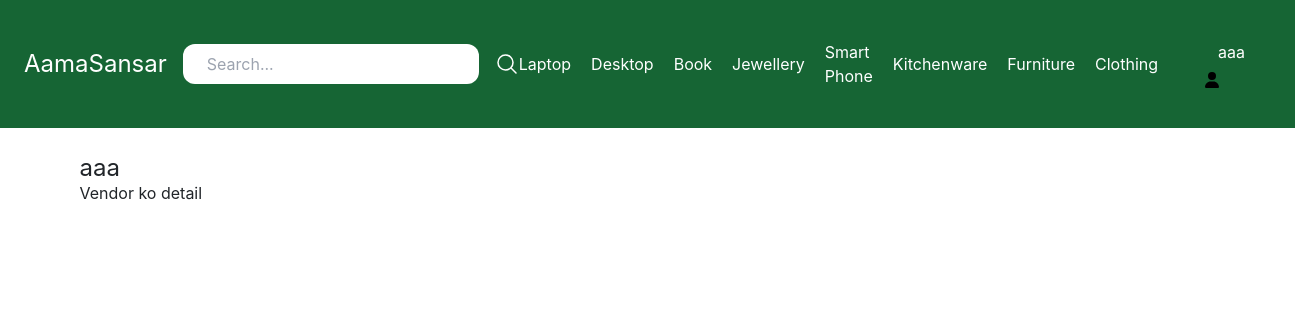
Screenshot of /vendor/31/profile (signed in) with the database file from the repository.
### store/models.py (models this page shows, shortened)
class Category(models.Model):
    title = models.CharField(max_length=50)
    slug = models.SlugField()
    class Meta:
        verbose_name_plural = 'Categories'

### vendor/models.py (models this page shows)
class EcommerceUser(AbstractUser):
    is_vendor = models.BooleanField(default=False)

### vendor/views.py (the view)
# urls.py: path('<int:pk>/profile', views.vendor_detail, name='vendor_detail'),
@login_required
def vendor_detail(request, pk):
    if request.user.is_authenticated and request.user.is_vendor:
        try:
            has_vendor = VendorDetail.objects.get(vendor_id=request.user.id)
            if has_vendor:
                vendor_detail = VendorDetail.objects.get(vendor_id=request.user.id)
                return render(request, 'userprofile/vendor_detail.html', {
                    'vendor_detail': vendor_detail,
                })
        except VendorDetail.DoesNotExist:
            return render(request, 'userprofile/vendor_detail_form.html')
    else:
        return render(request, 'registration/login.html')

### store/context_processors.py (called while the page is built)
def cart(request):
    return {'cart': Cart(request)}

### store/templatetags/menu.py (called while the page is built)
@register.inclusion_tag('core/menu.html')
def menu():
    categories = Category.objects.all()
    return {'categories': categories}

### vendor/templates/userprofile/vendor_detail.html (shortened to what this page needs)
{% extends 'core/base.html' %}
{% block content %}
    <h1 class="text-2xl"> {% firstof user.get_full_name user.username %}</h1>
    <div class="flex flex-wrap">
        <h1>Vendor ko detail</h1>
    </div>
{% endblock %}

### core/templates/core/base.html (shortened to what this page needs)
{% load menu %}
<!doctype html>
<html>
<head>
    <script src="https://cdn.tailwindcss.com"></script>
    <link rel="stylesheet" href="https://cdn.jsdelivr.net/npm/bootstrap@4.0.0/dist/css/bootstrap.min.css"
>
    <link rel="stylesheet"
          href="https://cdn.jsdelivr.net/npm/@fortawesome/fontawesome-free@5.15.4/css/fontawesome.min.css"
>
</head>
<body>
<nav class="max-w-10xl mx-auto py-4 px-6 flex items-center justify-between bg-green-800">
    <div class="logo">
        <a href="/" class="text-2xl text-white">AamaSansar</a>
    </div>
    <div class="serach">
        <form method="get" action="{% url 'search' %}" class="flex items-center space-x-4">
            <input type="search" name="query" placeholder="Search..." class="py-2 px-6 rounded-xl">
            <button>
                <svg xmlns="http://www.w3.org/2000/svg" fill="none" viewBox="0 0 24 24" stroke-width="1.5"
                     stroke="currentColor" class="w-6 h-6 text-white">
                    <path stroke-linecap="round" stroke-linejoin="round"
                          d="M21 21l-5.197-5.197m0 0A7.5 7.5 0 105.196 5.196a7.5 7.5 0 0010.607 10.607z"/>
                </svg>
            </button>
        </form>
    </div>
    <div class="flex items-center space-x-5">
        {% menu %}
        {% if request.user.is_authenticated %}
            <div class="dropdown">
                <button class="dropbtn">
                        <span class="py-2 px-4  rounded-xl text-white hover:bg-teal-900">
                          {% if request.user.is_superuser %}
                              <a href="{% url 'dashboard:admin_index' %}">{{ request.user.username }}</a>
                          {% elif request.user.is_vendor %}
                              <a href="{% url 'seller' request.user.id %}">{{ request.user.username }}</a>
                          {% else %}
                              <a href="{% url 'frontpage' %}">{{ request.user.username }}</a>
                          {% endif %}</span>
                </button>
            </div>
        {% endif %}
    </div>
</nav>
<div class="max-w-6xl mx-auto py-6 px-2">
    {% block content %}
    {% endblock %}
</div>
</body>
</html>

### core/templates/core/menu.html
{% for category in categories %}
<a href="{% url 'category_detail' category.slug %}" class="text-white">{{category.title}}</a>
{% endfor %}

### core/templates/core/base.html (style rules this page uses)
.dropbtn { color: rgb(27, 23, 23); padding: 16px; font-size: 16px; border: none; }
.dropdown { position: relative; display: inline-block; }
.icon { width: 1em; display: inline; margin-right: 40px; position: relative; top: 0.15em; }

### rows the page displays
Category: title "Laptop"
Category: title "Desktop"
Category: title "Book"
Category: title "Jewellery"
Category: title "Smart Phone"
Category: title "Kitchenware"
Category: title "Furniture"
Category: title "Clothing"
EcommerceUser: user.username "aaa", first_name+last_name+username "aaa"
